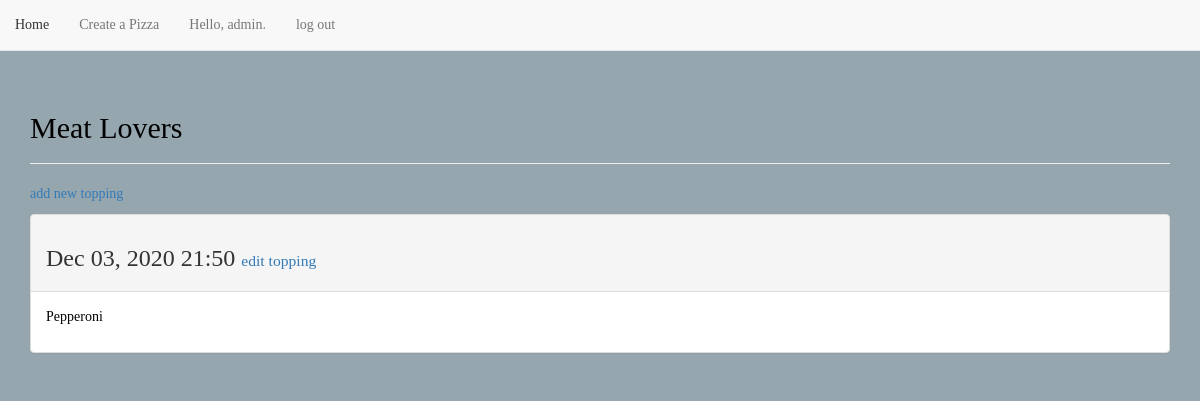
Before: /pizzas/5/ (signed in) with the older database file.
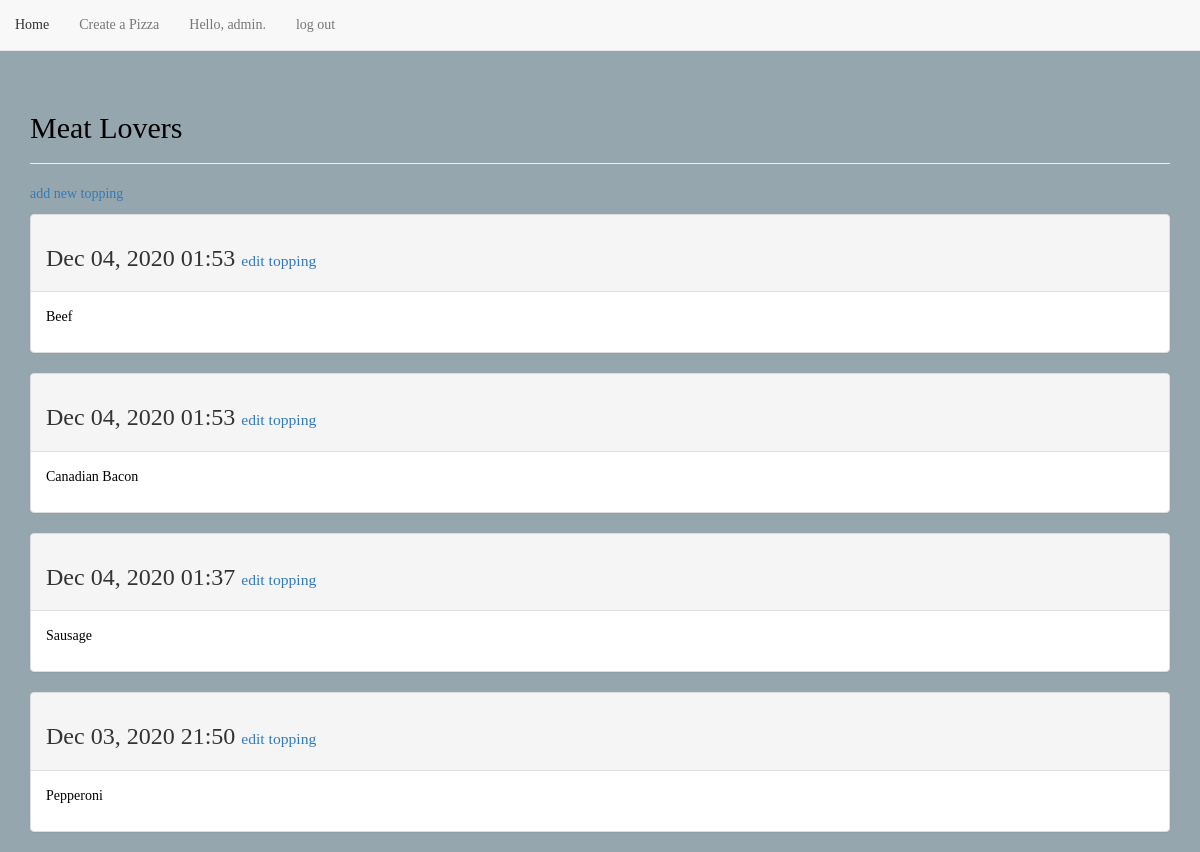
After: the same page with the newer database file.
### pizzas/models.py (models this page shows, shortened)
class Pizza(models.Model):
    text = models.CharField(max_length=200)
    date_added = models.DateTimeField(auto_now_add=True)
    owner = models.ForeignKey(User, on_delete=models.CASCADE)

class Topping(models.Model):
    pizza = models.ForeignKey(Pizza, on_delete=models.CASCADE)
    name = models.TextField()
    date_added = models.DateTimeField(auto_now_add=True)
    class Meta:
        verbose_name_plural = 'toppings'

### pizzas/views.py (the view)
# urls.py: path('pizzas/<int:pizza_id>/',views.pizza,name='pizza'),
@login_required
def pizza(request, pizza_id):
    pizza = Pizza.objects.get(id=pizza_id)
    toppings = pizza.topping_set.order_by('-date_added')
    if pizza.owner != request.user:
        raise Http404
    context = {'pizza':pizza,'toppings':toppings}
    return render(request, 'pizzas/pizza.html',context)

### pizzas/templates/pizzas/pizza.html
{% extends "pizzas/base.html" %}
{% block header %}
    <h2>{{ pizza.text }}</h2>
{% endblock header %}
{% block content %}
<p>
    <a href="{% url 'pizzas:new_topping' pizza.id %}">add new topping</a>
</p>
{% for topping in toppings %}
    <div class="panel panel-default">
        <div class="panel-heading">
            <h3>
                {{ topping.date_added|date:'M d, Y H:i' }}
                <small>
                    <a href="{% url 'pizzas:edit_topping' topping.id %}">edit topping</a>
                </small>
            </h3>
        </div>
        <div class="panel-body">
            {{ topping.name|linebreaks }}
        </div>
    </div>
{% empty %}
    <li>There are no toppings yet.</li>
{% endfor %}
{% endblock content %}

### pizzas/templates/pizzas/base.html (shortened to what this page needs)
{% load bootstrap3 %}
<!DOCTYPE html>
<html lang="en">
    <head>
        {% bootstrap_css %}
    </head>
    <body style="background-color:#96a6af; font-family: merriweather; color:black"">
        <nav class="navbar navbar-default navbar-static-top">
                    <ul class="nav navbar-nav">
                        <li><a href="{% url 'pizzas:index' %}">Home</a></li>
                        <li><a href="{% url 'pizzas:pizzas' %}">Create a Pizza</a></li>
                        {% if user.is_authenticated %}
                            <li><a>Hello, {{ user.username }}.</a></li>
                            <li><a href="{% url 'users:logout' %}">log out</a></li>
                        {% else %}
                            <li><a href="{% url 'users:register' %}">register</a></li>
                            <li><a href="{% url 'users:login' %}">log in</a></li>
                        {% endif %}
                    </ul>
        </nav>
        <div class="container">
            <div class="page-header">
                {% block header %}{% endblock header %}
            </div>
            <div>
                {% block content %}{% endblock content %}
            </div>
        </div>
    </body>
</html>

Changed rows visible on the page:
added Topping: date_added "Dec 04, 2020 01:53", name "Beef"
added Topping: date_added "Dec 04, 2020 01:53", name "Canadian Bacon"
added Topping: date_added "Dec 04, 2020 01:37", name "Sausage"
